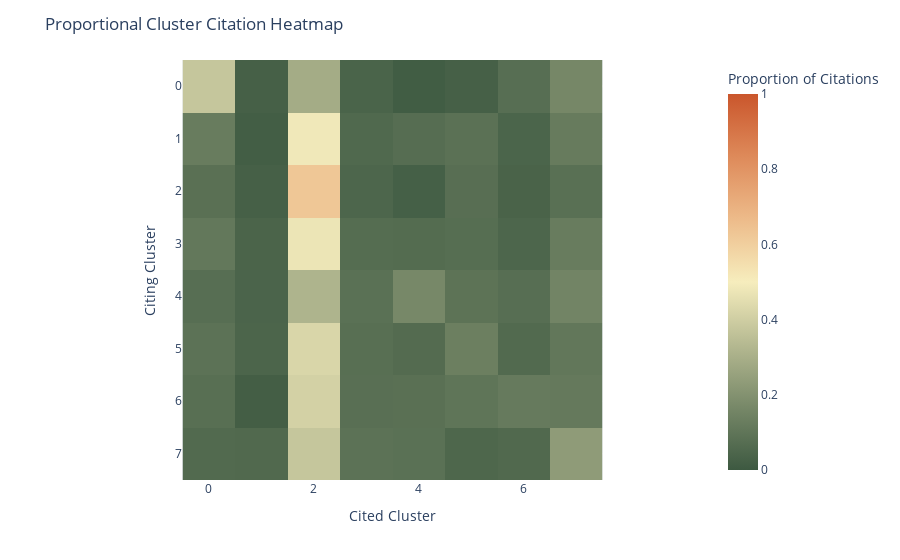

The notebook cell saved with this chart:
### Code cell
import pandas as pd
import plotly.express as px

# Create a pivot table for the heatmap (citing_cluster as rows, cited_cluster as columns)
heatmap_data = cluster_citation.pivot_table(
    index='citing_cluster', columns='cited_cluster', values='citation_count', aggfunc='sum', fill_value=0
)

# Normalize each row to sum to 1 (convert to proportions)
heatmap_data = heatmap_data.div(heatmap_data.sum(axis=1), axis=0)

# Plot heatmap with proportional values
fig = px.imshow(
    heatmap_data,
    labels=dict(x="Cited Cluster", y="Citing Cluster", color="Proportion of Citations"),
    x=heatmap_data.columns,
    y=heatmap_data.index,
    color_continuous_scale='Fall',
    zmin=0, zmax=1  # Ensure values stay within [0,1] for proportion scaling
)

# Update layout for better readability
fig.update_layout(
    title="Proportional Cluster Citation Heatmap",
    xaxis_title="Cited Cluster",
    yaxis_title="Citing Cluster",
    coloraxis_colorbar=dict(title="Proportion of Citations")
)

# Show heatmap
fig.show()

### Figure 1 — Plotly figure (JSON) as saved in the notebook; plotly's stock layout.template omitted (floating-point values rounded to 4 significant figures)
{"data": [{"coloraxis": "coloraxis", "hovertemplate": "Cited Cluster: %{x}<br>Citing Cluster: %{y}<br>Proportion of Citations: %{z}<extra></extra>", "name": "0", "type": "heatmap", "x": [0, 1, 2, 3, 4, 5, 6, 7], "xaxis": "x", "y": [0, 1, 2, 3, 4, 5, 6, 7], "yaxis": "y", "z": [[0.375, 0.025, 0.2875, 0.0375, 0.0125, 0.025, 0.075, 0.1625], [0.1231, 0.01866, 0.4851, 0.05597, 0.0709, 0.08582, 0.04104, 0.1194], [0.08231, 0.02538, 0.6277, 0.04692, 0.02385, 0.07615, 0.03615, 0.08154], [0.1093, 0.03974, 0.4735, 0.06954, 0.06623, 0.07285, 0.04636, 0.1225], [0.075, 0.04063, 0.3156, 0.08438, 0.1656, 0.09062, 0.075, 0.1531], [0.08796, 0.04167, 0.4259, 0.0787, 0.06481, 0.1343, 0.06019, 0.1065], [0.07643, 0.01911, 0.4108, 0.07962, 0.0828, 0.09873, 0.1178, 0.1146], [0.06048, 0.05645, 0.375, 0.08871, 0.08468, 0.04839, 0.05645, 0.2298]]}], "layout": {"coloraxis": {"cmax": 1, "cmin": 0, "colorbar": {"title": {"text": "Proportion of Citations"}}, "colorscale": [[0, "rgb(61, 89, 65)"], [0.1667, "rgb(119, 136, 104)"], [0.3333, "rgb(181, 185, 145)"], [0.5, "rgb(246, 237, 189)"], [0.6667, "rgb(237, 187, 138)"], [0.8333, "rgb(222, 138, 90)"], [1, "rgb(202, 86, 44)"]]}, "margin": {"t": 60}, "title": {"text": "Proportional Cluster Citation Heatmap"}, "xaxis": {"anchor": "y", "constrain": "domain", "domain": [0, 1], "scaleanchor": "y", "title": {"text": "Cited Cluster"}}, "yaxis": {"anchor": "x", "autorange": "reversed", "constrain": "domain", "domain": [0, 1], "title": {"text": "Citing Cluster"}}}}
